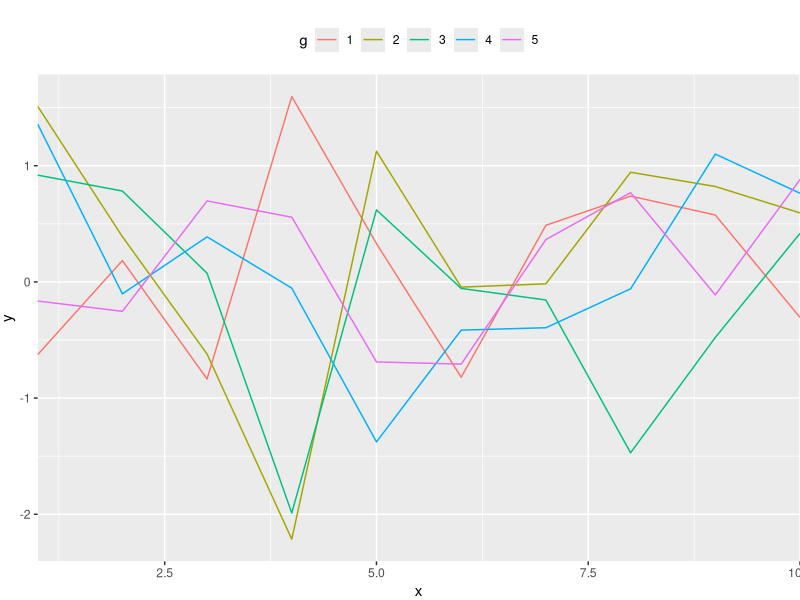

Reproduce this figure in R. (Note: this script raises an error after producing the figure.)
library(gtable)
library(ggplot2)

#This was copied from a ggplot Stack Overflow response by by Auguié Baptiste: http://stackoverflow.com/questions/17492230/how-to-place-grobs-with-annotation-custom-at-precise-areas-of-the-plot-region

set.seed(1)
d <- data.frame(x=rep(1:10, 5),
                y=rnorm(50),
                g = gl(5,10))

# example plot
p <- ggplot(d, aes(x,y,colour=g)) +
  geom_line() +
  scale_x_continuous(expand=c(0,0))+
  theme(legend.position="top",
        plot.margin=unit(c(1,0,0,0),"line"))

# dummy data for the legend plot
# built with the same y axis (same limits, same expand factor)
d2 <- ddply(d, "g", summarise, x=0, y=y[length(y)])
d2$lab <- paste0("line #", seq_len(nrow(d2)))

plegend <- ggplot(d, aes(x,y, colour=g)) +
  geom_blank() +
  geom_segment(data=d2, aes(x=2, xend=0, y=y, yend=y), 
               arrow=arrow(length=unit(2,"mm"), type="closed")) +
  geom_text(data=d2, aes(x=2.5,label=lab), hjust=0) +
  scale_x_continuous(expand=c(0,0)) +
  guides(colour="none")+
  theme_minimal() + theme(line=element_blank(),
                          text=element_blank(),
                          panel.background=element_rect(fill="grey95", linetype=2))

# extract the panel only, we don't need the rest
gl <- gtable_filter(ggplotGrob(plegend), "panel")

# add a cell next to the main plot panel, and insert gl there
g <- ggplotGrob(p)
index <- subset(g$layout, name == "panel")
g <- gtable_add_cols(g, unit(1, "strwidth", "line # 1") + unit(1, "cm"))
g <- gtable_add_grob(g, gl, t = index$t, l=ncol(g), 
                     b=index$b, r=ncol(g))
grid.newpage()
grid.draw(g)
